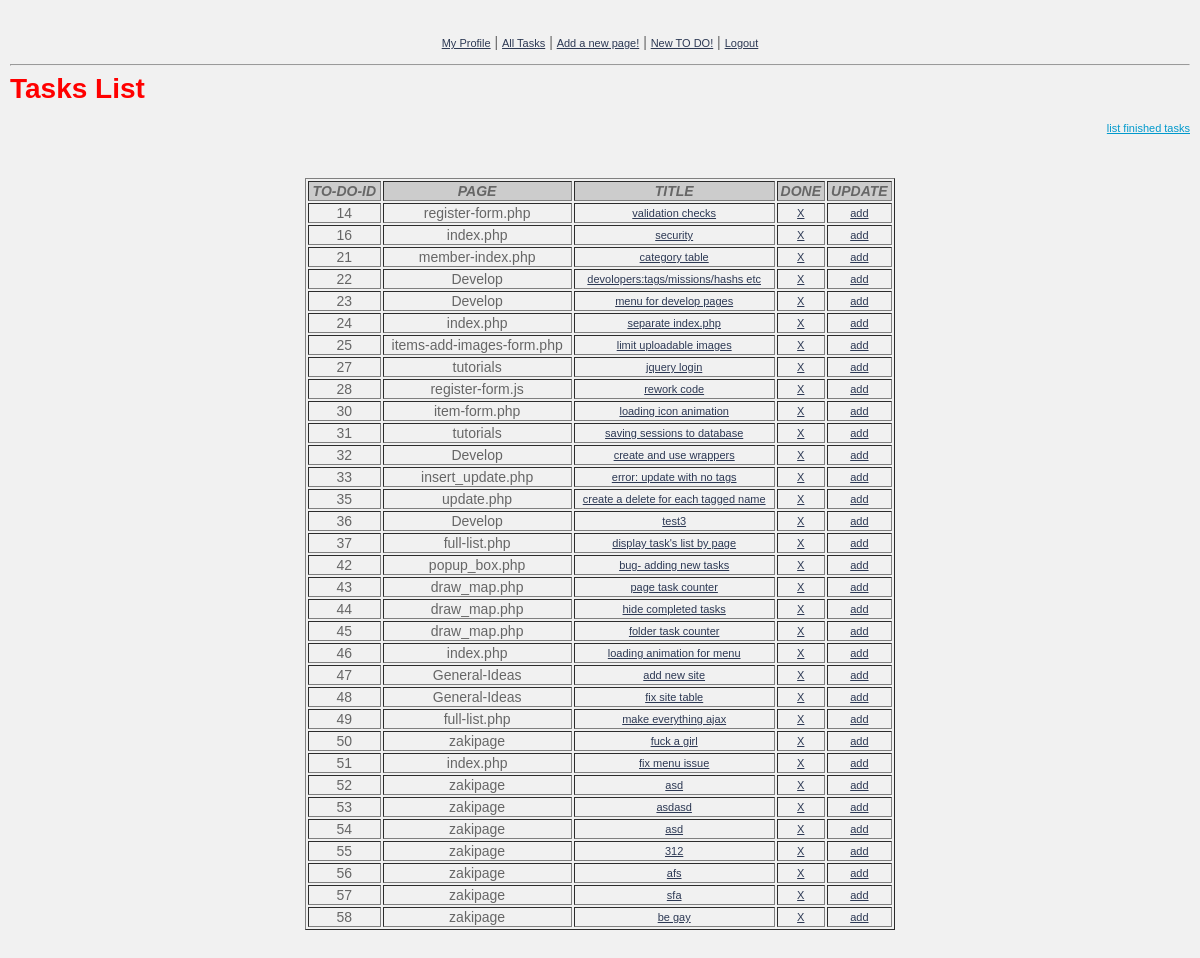
Before: /old-full-list.php (signed in) with the older database file.
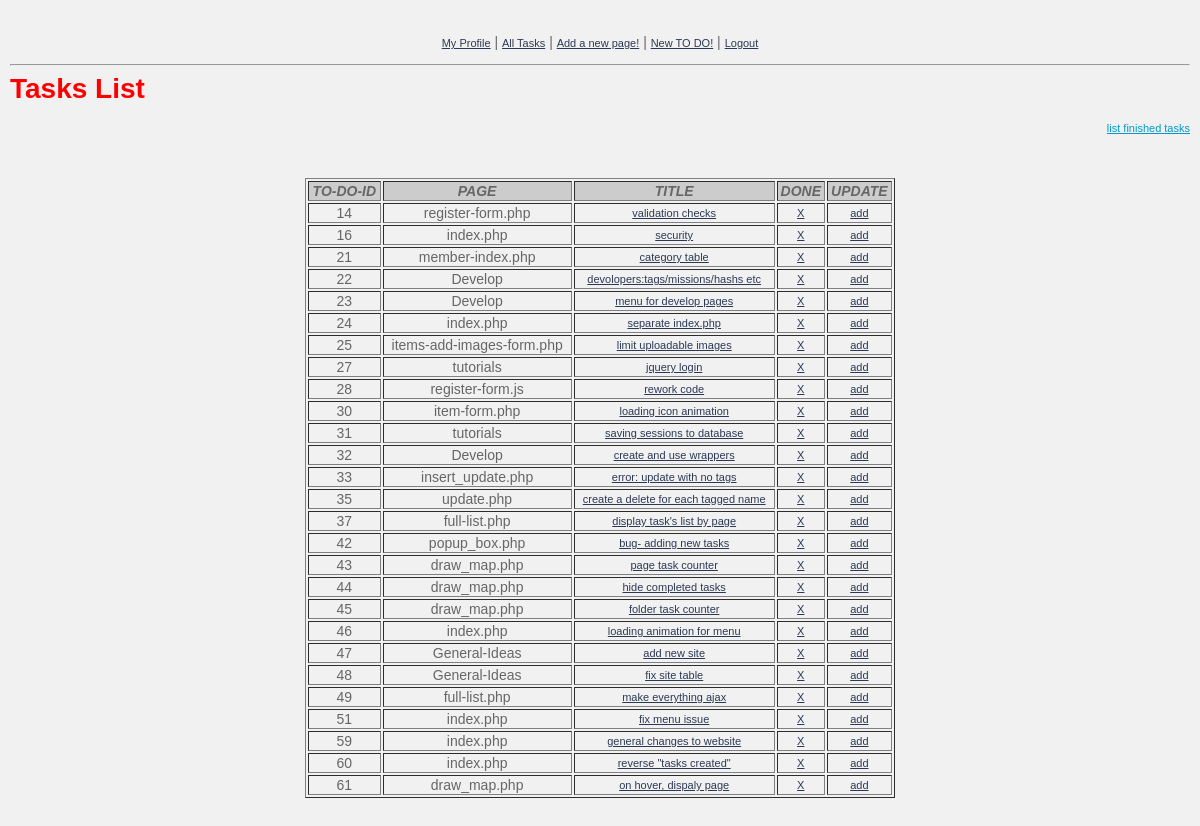
After: the same page with the newer database file.
### tables this page shows
CREATE TABLE IF NOT EXISTS `to_do` (
  `to_do_id` int(11) NOT NULL AUTO_INCREMENT,
  `page_id` int(11) NOT NULL,
  `developer_id` int(11) NOT NULL,
  `title` text NOT NULL,
  `details` text NOT NULL,
  `done` tinyint(1) NOT NULL COMMENT 'Y or N',
  `timestamp` timestamp NOT NULL DEFAULT CURRENT_TIMESTAMP,
  PRIMARY KEY (`to_do_id`)
);

CREATE TABLE IF NOT EXISTS `pages` (
  `page_id` int(11) NOT NULL AUTO_INCREMENT,
  `name` text NOT NULL,
  `folder_id` int(11) NOT NULL,
  `timestamp` timestamp NOT NULL DEFAULT CURRENT_TIMESTAMP,
  PRIMARY KEY (`page_id`)
);

### functions/full-list/old-full-list.php (the view, shortened to what this page needs)
                   <?php
function get_list_ongoing_tasks()
{
	include('functions/connect_db.php');
				?>		<h1>Tasks List</h1>
                   	<p style="text-align:right; color:#09C">
				<a  style=" color:#09C;" href="<?php echo '../old-full-list.php?listfinshedtasks=1' ?>">list finished tasks</a>
                   </p>
				<?php
				$query= 'SELECT * FROM to_do
						 WHERE  done =0';
				if(!$results= mysql_query($query,$db_link))
				{
					echo 'query error 1';
					exit();
				}
			?>
				<p>&nbsp;</p>
				<table width="50%" align = "center" border="1">
				  <tr>
					<td bgcolor="#CCCCCC"><span class="aligen_cen"><em><strong>TO-DO-ID</strong></em></span></td>
					<td bgcolor="#CCCCCC"><span class="aligen_cen"><em><strong>PAGE</strong></em></span></td>
					<td bgcolor="#CCCCCC"><span class="aligen_cen"><em><strong>TITLE</strong></em></span></td>
					<td bgcolor="#CCCCCC"><span class="aligen_cen"><em><strong>DONE</strong></em></span></td>
					<td bgcolor="#CCCCCC"><span class="aligen_cen"><em><strong>UPDATE</strong></em></span></td>
				  </tr>
				  <?php
				  while($row=mysql_fetch_assoc($results))
				  {
				  ?>
				  <tr>
					<td><span class="aligen_cen"><?php echo $row['to_do_id']?></span></td>
					<td><span class="aligen_cen">
					<?php
							$page_id=$row['page_id'];
							$query2= "SELECT * FROM pages
									 WHERE  page_id ='$page_id' ";
							if(!$results2= mysql_query($query2,$db_link))
							{
								echo 'query error 1';
								exit();
							}
							if(!$row2=mysql_fetch_assoc($results2))
							{
								echo 'error : page deleted from table';
							}
							echo $row2['name']; ?>
					</span></td>
					<td><span class="aligen_cen">
					<a href= "<?='../update.php'.'?object='.$row['to_do_id']?> "><?=$row['title']?></a>
				  </span></td>
					<td><span class="aligen_cen"><a href= "<?='../old-full-list.php'.'?done='.$row['to_do_id']?> ">X</a></span></td>
					<td><span class="aligen_cen"> <a href= "<?='../update.php'.'?object='.$row['to_do_id']?> ">add</a></span></td>
				  </tr>
				  <?php
				  }
				  ?>
				</table>
     <?php
}
?>

### old-full-list.php (shortened to what this page needs)
<?php
	include('functions/full-list/old-full-list.php');
?>
<!DOCTYPE html PUBLIC "-//W3C//DTD XHTML 1.0 Transitional//EN" "http://www.w3.org/TR/xhtml1/DTD/xhtml1-transitional.dtd">
<html xmlns="http://www.w3.org/1999/xhtml">
<head>
<link href="css/old-full-list.css" rel="stylesheet" type="text/css" />
</head>
</head>
<body>
<?php
include('minicode/menu.php');
?>
<?php
	if(isset($_GET['listfinshedtasks']))
	{
					get_list_finshed_tasks();
	}else
	{
					 get_list_ongoing_tasks();
	}
?>
    <p>&nbsp; </p>
</body>
</html>

### minicode/menu.php
<p><a href="index.php">My Profile</a> | <a href="full-list.php">All Tasks</a> |
 <a href="full-list.php?new_page=1">Add a new page!</a> | <a href="full-list.php?to_do=1">New TO DO!</a>
| <a href="logout.php">Logout</a></p>
<hr/>

### css/old-full-list.css (style rules this page uses)
body { font: 14px Verdana, Arial, Helvetica, sans-serif; color: #666666; margin: 0px; padding: 20px 10px 0px; text-align: center; background-color: #F1F1F1; }
h1 { color: #F00; margin: 0px 0px 5px; padding: 0px 0px 3px; font: bold 200% Verdana, Arial, Helvetica, sans-serif; text-align:left; }
a { color: #2D3954; font-size: 11px; }

### old-full-list.php (style rules this page uses)
.aligen_cen { text-align: center; }

Changed rows visible on the page:
removed to_do: to_do_id "36", page.name "Develop", title "test3"
removed to_do: to_do_id "50", page.name "zakipage", title "fuck a girl"
removed to_do: to_do_id "52", page.name "zakipage", title "asd"
removed to_do: to_do_id "53", page.name "zakipage", title "asdasd"
removed to_do: to_do_id "54", page.name "zakipage", title "asd"
removed to_do: to_do_id "55", page.name "zakipage", title "312"
removed to_do: to_do_id "56", page.name "zakipage", title "afs"
removed to_do: to_do_id "57", page.name "zakipage", title "sfa"
removed to_do: to_do_id "58", page.name "zakipage", title "be gay"
added to_do: to_do_id "59", page.name "index.php", title "general changes to website"
added to_do: to_do_id "60", page.name "index.php", title "reverse \"tasks created\""
added to_do: to_do_id "61", page.name "draw_map.php", title "on hover, dispaly page"
